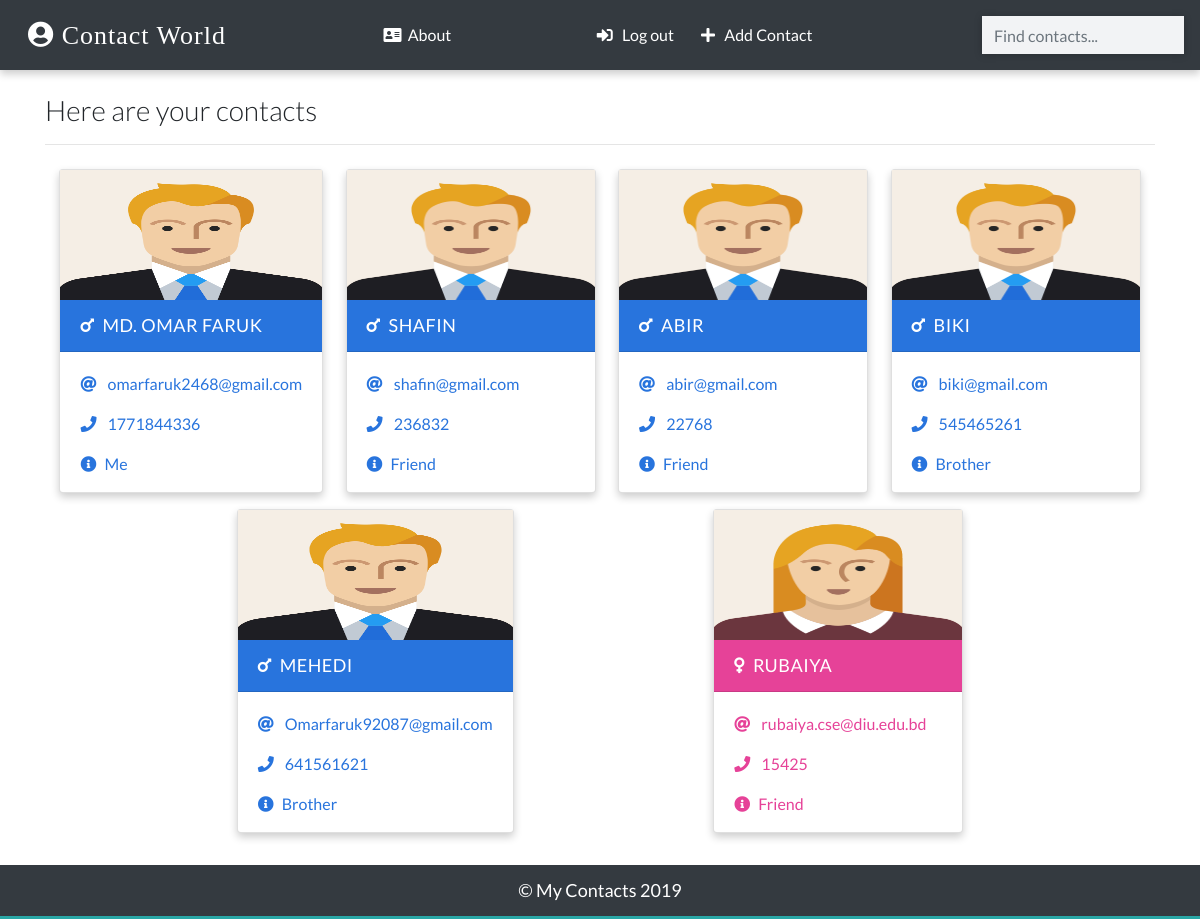
Screenshot of / (signed in) with the database file from the repository.
### app/models.py (models this page shows, shortened)
class Contact(models.Model):
    manager = models.ForeignKey(User, on_delete=models.CASCADE, default=None) # When the user is deleted it will clear the contact
    name = models.CharField(max_length=20)
    email = models.EmailField(max_length=100)
    phone = models.IntegerField()
    info = models.CharField(max_length=30)
    gender = models.CharField(max_length=50, choices=(
    ('male','Male'),
    ('female','Female')
    ))
    image = models.ImageField(upload_to='images/', blank=True)
    date_added = models.DateTimeField(default=datetime.now)
    class Meta:
        ordering = ['-id']    ## Ordering the display items by id

### app/views.py (the view)
# urls.py: path('', views.HomePageView.as_view(), name = 'home'),
class HomePageView(LoginRequiredMixin, ListView):
    template_name = 'index.html'
    model = Contact
    context_object_name = 'contacts'
    def get_queryset(self):  # Showing contacts of logged in user only. By using this function.
        contacts = super().get_queryset()
        return contacts.filter(manager = self.request.user)

### templates/index.html (shortened to what this page needs)
{% extends 'base.html' %}
{% load static %}
{% block content %}
<div class="container">
  <h3 class="heading font-weight-light">Here are your contacts</h3>
    <hr />
</div>
<div class="container main-part">
  {% if contacts %}
  {% for contact in contacts %}
  {% include 'partials/_card.html' %}
  {% endfor %}
  {% else %}
  <p class="d-block font-weight-light my-2 heading">You have not save any contacts yet!</p>
  {% endif %}
</div>
{% endblock content %}

### templates/partials/_card.html
{% load static %}
{% if contact.gender == 'male' %}
<div class="card my-2 mx-2 boy-card {% if 'detail' in request.path %}mx-auto w-25{% endif %}">
  <img src="{% if contact.image %}
  {{ contact.image.url }}
  {% else %}
  {% static '/images/boy.png' %}
  {% endif %}" class="img-fluid" />
  <div class="card-header">
    <a href="{% url 'detail' contact.id %}" class="text-white header-link"
      ><i class="fas fa-mars mr-2"></i>{{ contact.name }}</a
    >
  </div>
  <div class="card-body pb-0">
    <p>
      <i class="fas fa-at mr-2"></i>
      <a href="mailto:{{ contact.email }}">{{ contact.email }}</a>
    </p>
    <p>
      <i class="fas fa-phone mr-2"></i>
      <a href="tel:{{ contact.phone }}">{{ contact.phone }}</a>
    </p>
    <p><i class="fas fa-info-circle mr-2"></i>{{ contact.info }}</p>
  </div>
</div>
{% else %}
<div class="card my-2 mx-2 girl-card">
  <img src="{% if contact.image %}
  {{ contact.image.url }}
  {% else %}
  {% static '/images/girl.png' %}
  {% endif %}" class="img-fluid" />
  <div class="card-header">
    <a href="{% url 'detail' contact.id %}" class="text-white header-link"
      ><i class="fas fa-venus mr-2"></i>{{ contact.name }}</a
    >
  </div>
  <div class="card-body pb-0">
    <p>
      <i class="fas fa-at mr-2"></i>
      <a href="mailto:{{ contact.email }}">{{ contact.email }}</a>
    </p>
    <p>
      <i class="fas fa-phone mr-2"></i>
      <a href="tel:{{ contact.phone }}">{{ contact.phone }}</a>
    </p>
    <p><i class="fas fa-info-circle mr-2"></i>{{ contact.info }}</p>
  </div>
</div>
{% endif %}

### static/css/main.css (style rules this page uses)
:root { --back: #29a7a6; --girl: #e64298; --boy: #2874dd; }
body { font-family: Lato, sans-serif; }
.card { box-shadow: 0 4px 8px 0 rgba(0, 0, 0, 0.2); transition: 0.3s; min-width: 250px; box-sizing: border-box; }
img { height: 130px !important; }
.card-header { font-size: 18px; letter-spacing: 0.5px; text-transform: uppercase; }
.boy-card .card-header { background-color: var(--boy); }
.boy-card .card-body, .boy-card .card-body p a { color: var(--boy); }
.girl-card .card-header { background-color: var(--girl); }
.girl-card .card-body, .girl-card .card-body p a { color: var(--girl); }
.card-body p { cursor: pointer; }
.main-part { display: flex; flex-wrap: wrap; justify-content: space-evenly; }

### rows the page displays
Contact: name "MD. OMAR FARUK", email "omarfaruk2468@gmail.com", phone "1771844336", info "Me"
Contact: name "SHAFIN", email "shafin@gmail.com", phone "236832", info "Friend"
Contact: name "ABIR", email "abir@gmail.com", phone "22768", info "Friend"
Contact: name "BIKI", email "biki@gmail.com", phone "545465261", info "Brother"
Contact: name "MEHEDI", email "Omarfaruk92087@gmail.com", phone "641561621", info "Brother"
Contact: name "RUBAIYA", email "rubaiya.cse@diu.edu.bd", phone "15425", info "Friend"
